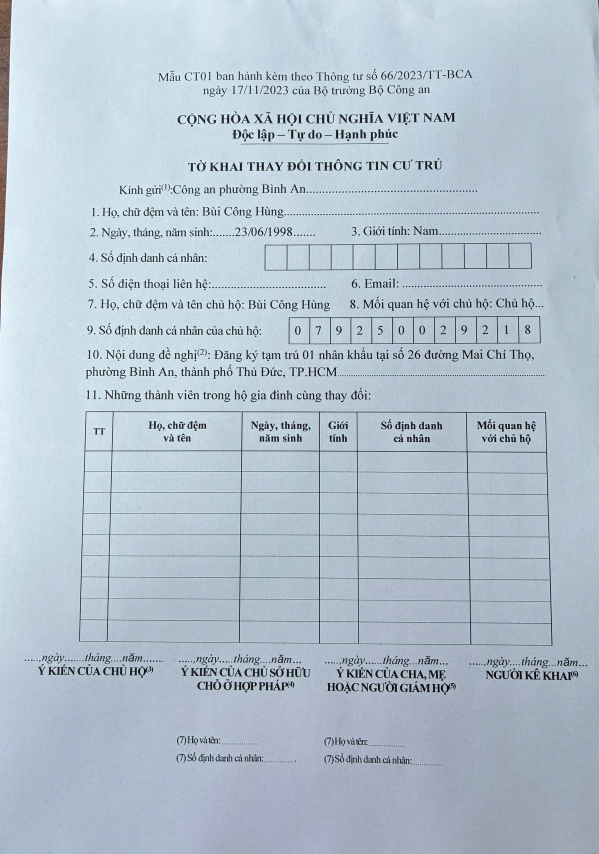
#> input picture image_train/phone_good_002.jpg, 1796 x 2560 px (shown at 1/3 size)
$ python -i preprocess.py   (imports and definitions only)
#> lines starting #> are read from the running program, lines starting #| are printed output that depends on the picture; after the words box and inside, x2 and y2 are one past the last pixel; in counts of white or black regions, pixels touching at a corner belong together
#> in preprocess_pipeline, img is the input picture: shape (2560, 1796, 3); mean B, G, R 206, 193.7, 179.4
#| [1/6] Loaded image successfully: 1796x2560px
import os
import cv2
import numpy as np

# [24 lines of commented-out code are left out]

def resize_image(img: np.ndarray, max_width: int = 1920, min_width: int = 800) -> np.ndarray:
#> called with max_width = 1920, min_width = 800
    h, w = img.shape[:2]
#> h = 2560; w = 1796

    if w > max_width:
        ratio = max_width / w
        img = cv2.resize(img, (max_width, int(h * ratio)), interpolation=cv2.INTER_AREA)
        print(f"Resized (down) from {w}px to {img.shape[1]}px")

    elif w < min_width:
        ratio = min_width / w
        img = cv2.resize(img, (min_width, int(h * ratio)), interpolation=cv2.INTER_CUBIC)
        print(f"Resized (up) from {w}px to {img.shape[1]}px. Note: Upscaling may reduce quality.")

    else:
        print(f"Good size, no resize needed: {w}×{h}px")
#| Good size, no resize needed: 1796×2560px

    return img


def deskew(img: np.ndarray) -> np.ndarray:
    gray  = cv2.cvtColor(img, cv2.COLOR_BGR2GRAY)
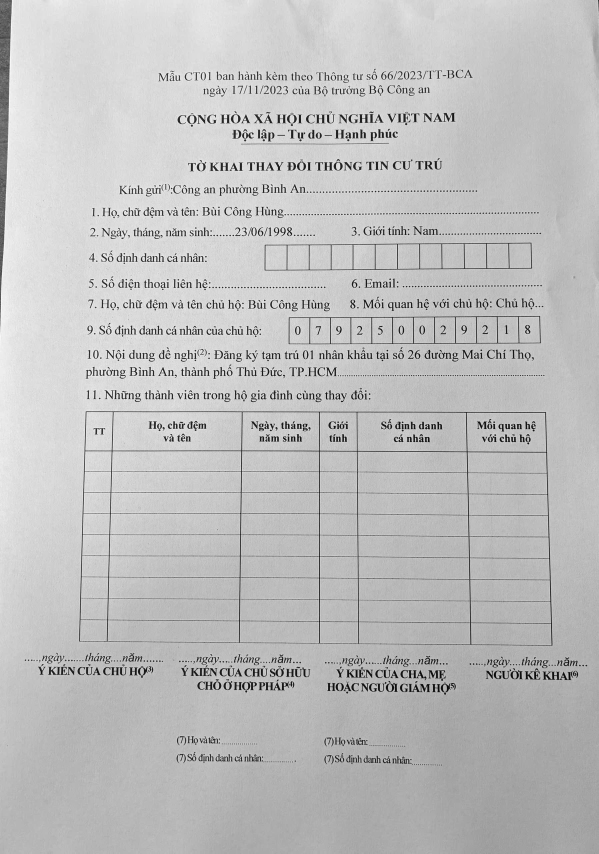
#> gray: shape (2560, 1796) (shown at 1/3 size); min 0, max 255, mean 190.9
    edges = cv2.Canny(gray, 50, 150, apertureSize=3)
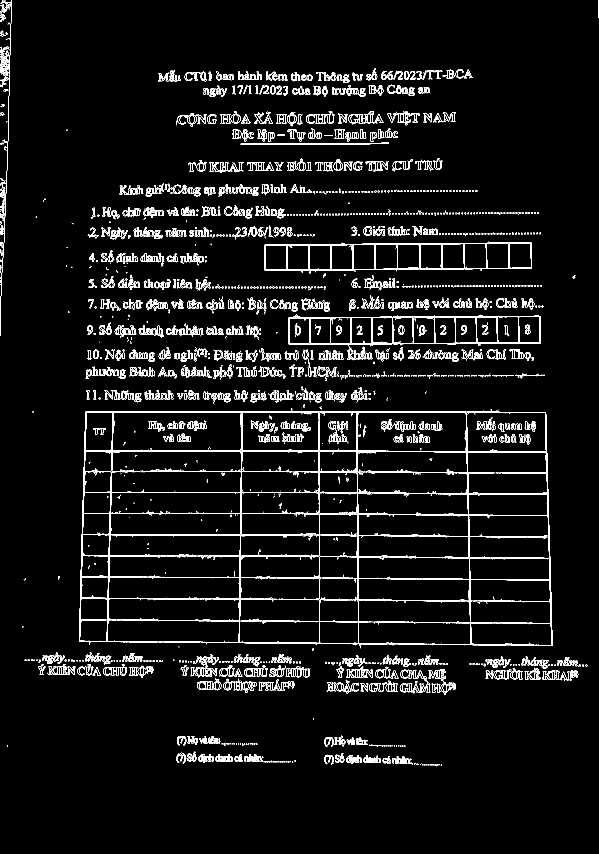
#> edges: shape (2560, 1796) (shown at 1/3 size); 3.7% white in thin lines or dots, all inside (x1, y1, x2, y2) = (0, 0, 1796, 2299)
    lines = cv2.HoughLines(edges, 1, np.pi / 180, threshold=50)  # 100 → 50

    if lines is None:
        print("No straight lines detected for deskew")
        return img

    angles = []
    for line in lines[:50]:
        rho, theta = line[0]
        a = np.degrees(theta) - 90
        if abs(a) < 45:
            angles.append(a)
        elif a < -45:
            angles.append(a + 90)
#> this loop made 50 passes
#> (rho, theta, a) on passes 1 to 12: (1478, 1.57, 0), (1236, 1.57, 0), (1541, 1.57, 0), (1353, 1.57, 0), (959, 0, -90), (1234, 1.57, 0), (1605, 1.57, 0), (1476, 1.57, 0), (1415, 1.57, 0), (1351, 1.57, 0), (1539, 1.57, 0), (1603, 1.57, 0)
#> after the loop, angles = 45 values, max 2 at index 23, min 0 at index 0, mean 0.156

    if not angles:
        print("No valid angles found for deskew")
        return img

    median_angle = float(np.median(angles))
#> median_angle = 0

    if abs(median_angle) < 0.5:
        print("Image straight, not need rotate")
        return img

    print(f"Skew angle detected: {median_angle:.2f}°, correcting...")
    h, w = img.shape[:2]
    M = cv2.getRotationMatrix2D((w//2, h//2), median_angle, 1.0)
    return cv2.warpAffine(img, M, (w, h), flags=cv2.INTER_CUBIC, borderMode=cv2.BORDER_REPLICATE)


def clahe(img: np.ndarray) -> np.ndarray:
    # Chuyển sang không gian màu LAB
    lab = cv2.cvtColor(img, cv2.COLOR_BGR2LAB)
    l, a, b = cv2.split(lab)

    # Áp dụng CLAHE cho kênh L (độ sáng)
    clahe = cv2.createCLAHE(clipLimit=2.0, tileGridSize=(8, 8))
    cl = clahe.apply(l)

    # Ghép lại và chuyển về BGR
    merged = cv2.merge((cl, a, b))
    result = cv2.cvtColor(merged, cv2.COLOR_LAB2BGR)
    print("Improve clahe successfully!")
    return result


def preprocess_pipeline(image_path: str) -> np.ndarray:
    img = cv2.imread(image_path)
    if img is None:
        raise FileNotFoundError(f"Image not found: {image_path}")
    print(f"[1/6] Loaded image successfully: {img.shape[1]}x{img.shape[0]}px")

    # print("[1/5] Detecting and fixing orientation...")
    # img = fix_orientation(img)

    print("[2/6] Resizing image...")
    img = resize_image(img)

    print("[3/6] Correcting skew...")
    img = deskew(img)

    print("[4/6] Removing noise...")
    # img = denoise(img)

    print("[5/6] Enhancing contrast...")
    # img = clahe(img)

    name, ext = os.path.splitext(os.path.basename(image_path))
    os.makedirs('outputs/preprocessing_results', exist_ok=True)
    debug_path = f"outputs/preprocessing_results/{name}_result{ext}"
    cv2.imwrite(debug_path, img)

    print(f"[6/6] Done preprocessing! Save in  Saved in {debug_path}")

    return img

>>> result = preprocess_pipeline('../../image_train/phone_good_002.jpg')

$ run again, on image_train/phone_good_003.jpg
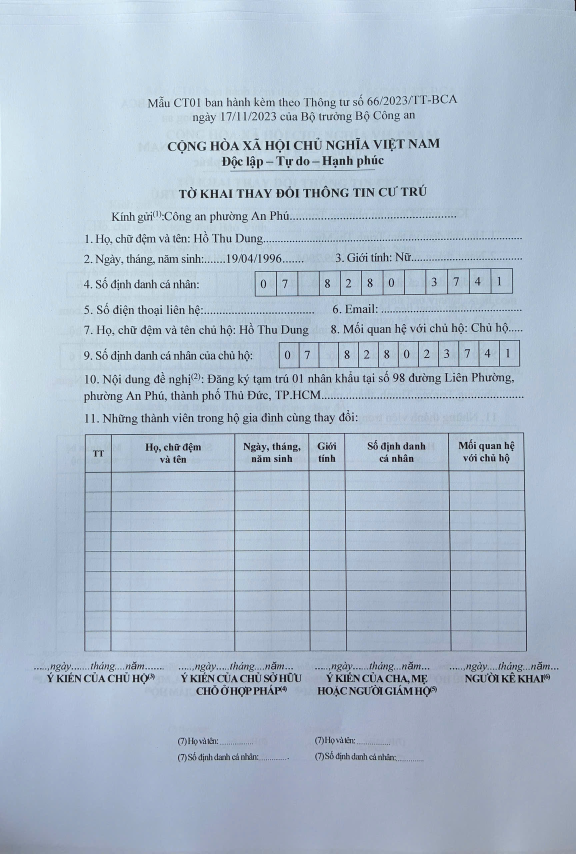
#> input picture image_train/phone_good_003.jpg, 1728 x 2560 px (shown at 1/3 size)
#> in preprocess_pipeline, img is the input picture: shape (2560, 1728, 3); mean B, G, R 205, 188, 172.2
#| [1/6] Loaded image successfully: 1728x2560px
#| Good size, no resize needed: 1728×2560px
#> in deskew, `gray  = cv2.cvtColor(img, cv2.COLOR_BGR2GRAY)`:
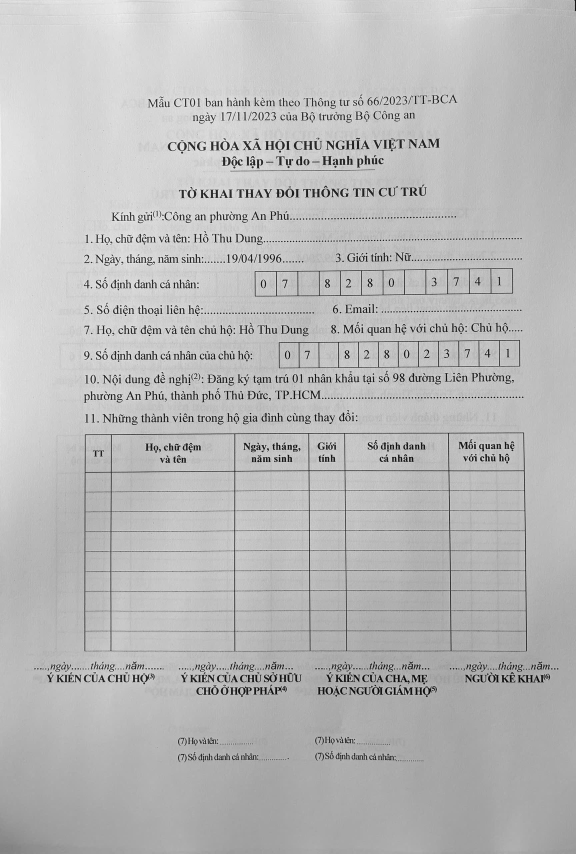
#> gray: shape (2560, 1728) (shown at 1/3 size); min 0, max 254, mean 185.3
#> in deskew, `edges = cv2.Canny(gray, 50, 150, apertureSize=3)`:
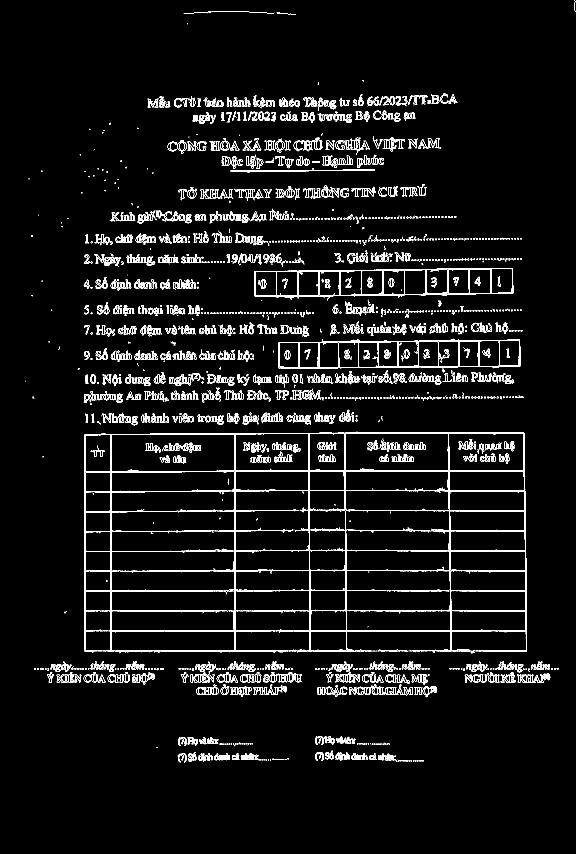
#> edges: shape (2560, 1728) (shown at 1/3 size); 3.5% white in thin lines or dots, all inside (x1, y1, x2, y2) = (77, 0, 1728, 2287)
#> the loop in deskew, `for line in lines[:50]:` made 50 passes
#> (rho, theta, a) on passes 1 to 8: (1413, 1.57, 0), (1952, 1.57, 0), (1772, 1.57, 0), (1653, 1.57, 0), (1411, 1.57, 0), (1712, 1.57, 0), (1892, 1.57, 0), (705, 0, -90)
#> after the loop in deskew, `for line in lines[:50]:`: angles = 46 values, max 0 at index 0, min -1 at index 29, mean -0.087
#> median_angle = 0

$ run again, on image_train/phone_good_004.jpg
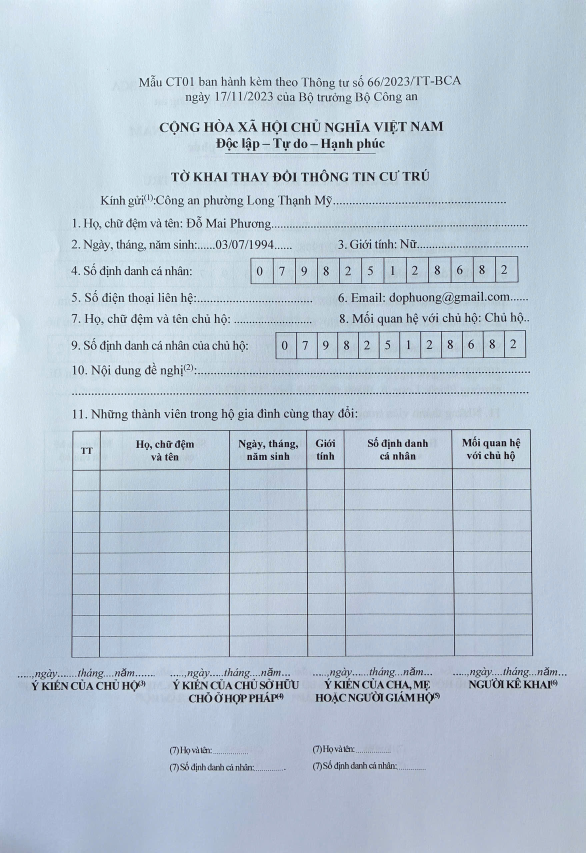
#> input picture image_train/phone_good_004.jpg, 1756 x 2558 px (shown at 1/3 size)
#> in preprocess_pipeline, img is the input picture: shape (2558, 1756, 3); mean B, G, R 213.6, 199.3, 184.5
#| [1/6] Loaded image successfully: 1756x2558px
#| Good size, no resize needed: 1756×2558px
#> in deskew, `gray  = cv2.cvtColor(img, cv2.COLOR_BGR2GRAY)`:
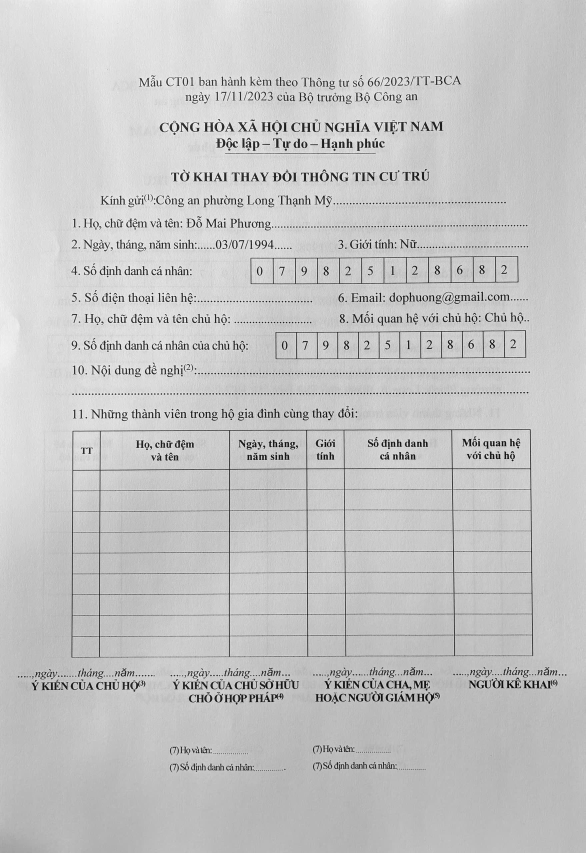
#> gray: shape (2558, 1756) (shown at 1/3 size); min 0, max 255, mean 196.6
#> in deskew, `edges = cv2.Canny(gray, 50, 150, apertureSize=3)`:
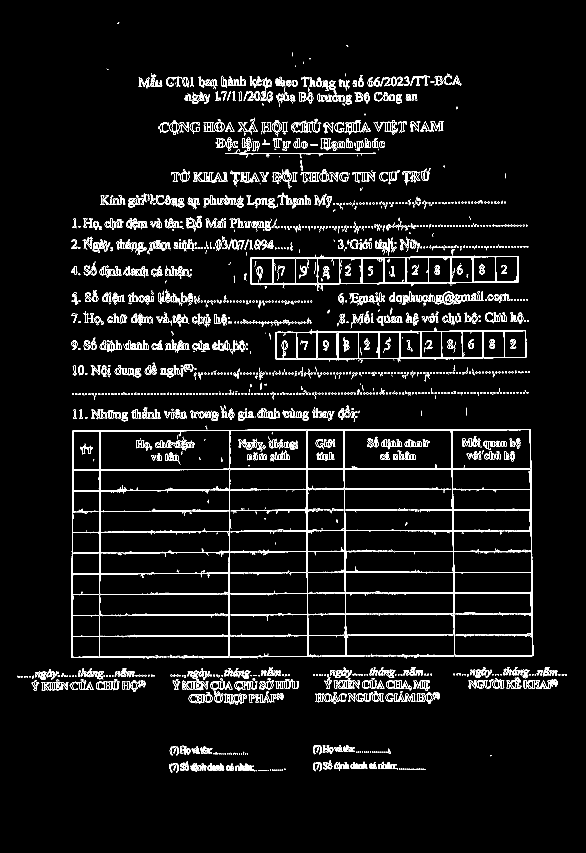
#> edges: shape (2558, 1756) (shown at 1/3 size); 3.6% white in thin lines or dots, all inside (x1, y1, x2, y2) = (51, 67, 1700, 2318)
#> the loop in deskew, `for line in lines[:50]:` made 50 passes
#> (rho, theta, a) on passes 1 to 8: (1407, 1.57, 0), (1780, 1.57, 0), (1405, 1.57, 0), (689, 0, -90), (1843, 1.57, 0), (1290, 1.57, 0), (1906, 1.57, 0), (1778, 1.57, 0)
#> after the loop in deskew, `for line in lines[:50]:`: angles = 47 values from 0 to 0
#> median_angle = 0

$ run again, on image_train/phone_good_007.jpg
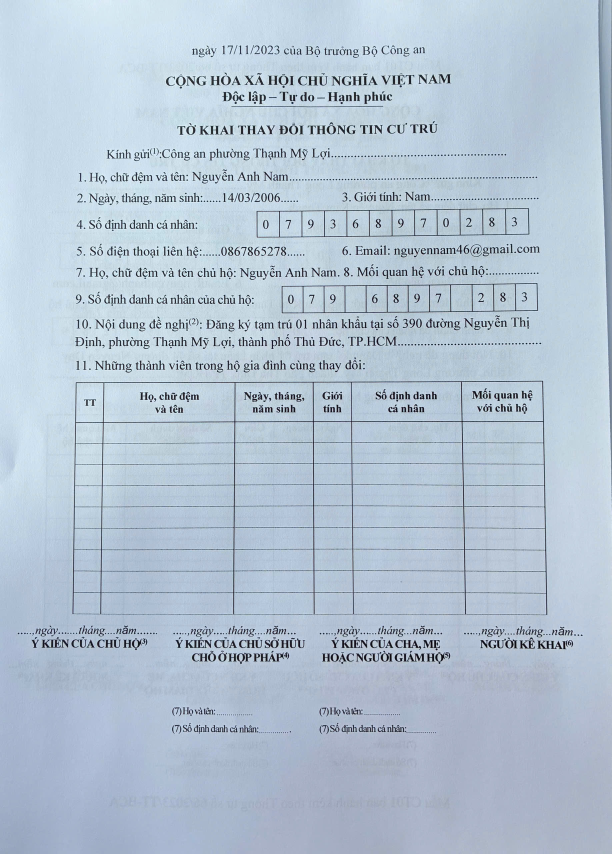
#> input picture image_train/phone_good_007.jpg, 1836 x 2560 px (shown at 1/3 size)
#> in preprocess_pipeline, img is the input picture: shape (2560, 1836, 3); mean B, G, R 211.9, 196, 180.1
#| [1/6] Loaded image successfully: 1836x2560px
#| Good size, no resize needed: 1836×2560px
#> in deskew, `gray  = cv2.cvtColor(img, cv2.COLOR_BGR2GRAY)`:
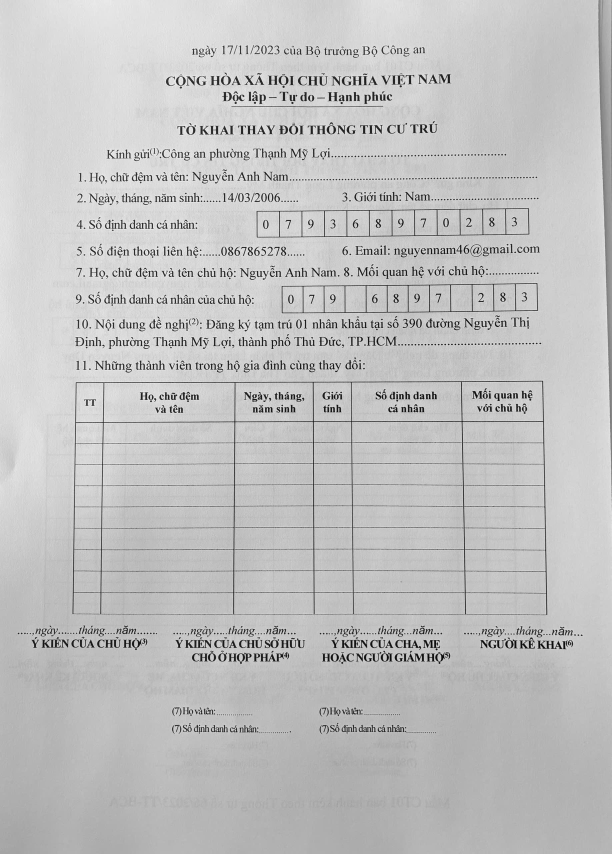
#> gray: shape (2560, 1836) (shown at 1/3 size); min 0, max 254, mean 193.1
#> in deskew, `edges = cv2.Canny(gray, 50, 150, apertureSize=3)`:
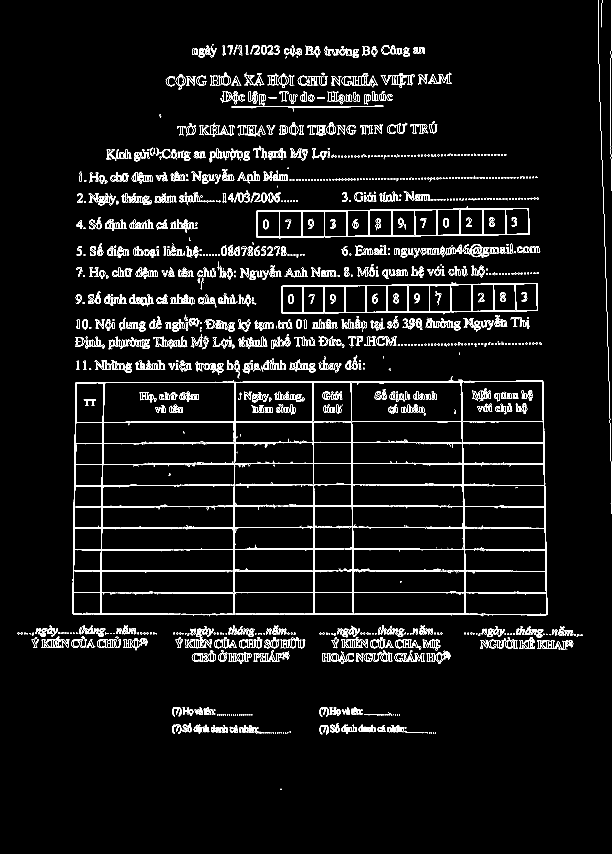
#> edges: shape (2560, 1836) (shown at 1/3 size); 3.5% white in thin lines or dots, all inside (x1, y1, x2, y2) = (53, 0, 1836, 2370)
#> the loop in deskew, `for line in lines[:50]:` made 50 passes
#> (rho, theta, a) on passes 1 to 8: (1843, 1.57, 0), (1841, 1.57, 0), (1648, 1.57, 0), (1583, 1.57, 0), (1778, 1.57, 0), (1391, 1.57, 0), (1713, 1.57, 0), (1329, 1.57, 0)
#> after the loop in deskew, `for line in lines[:50]:`: angles = 44 values, max 1 at index 22, min -1 at index 32, mean 0.0455
#> median_angle = 0
